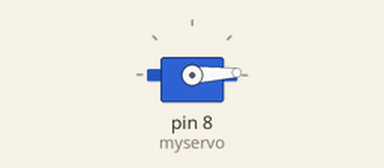
Bench run of a sketch on a simulated Arduino Uno, built with avr-gcc and run on an emulated ATmega328P. Parts: servo.

Above: at 0.05 s.
At 1.0 s:
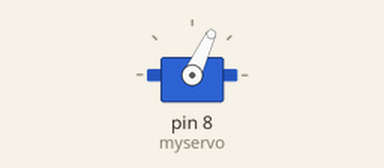
At 1.95 s:
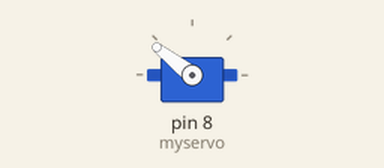
At 3.85 s:
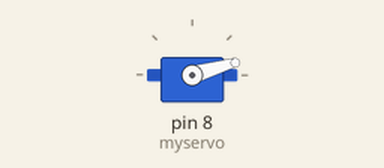
Timing chart, 0 to 5.3 s (numbered marks = the images above):
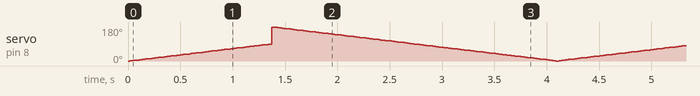

The sketch:

servo_rotate.ino
```cpp
#include<Servo.h>
Servo myservo;

void setup() {
myservo.attach(8);
myservo.write(0);
}

void loop() {
for(int i=0;i<=90;i++){
  myservo.write(i);
 delay(15);
}
for(int i=180;i>0;i--){
  myservo.write(i);
 delay(15);
}
}
```
